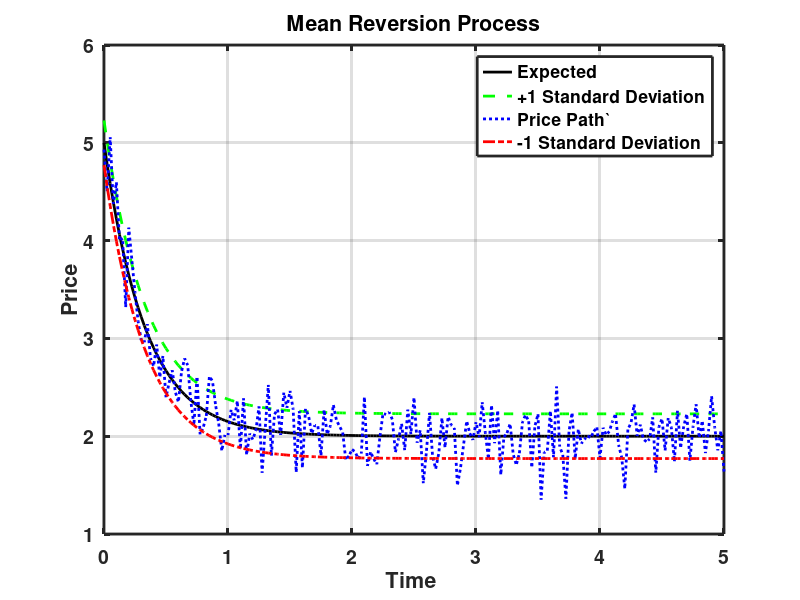

The MATLAB script that drew this image: (Note: this script raises an error after producing the figure.)
function MRpath ()
%MRpath simulates Path of Mean Reversion Process
%then uses external function calls for unweighted 
%and weighted least squares fit as well as unweighted
%and weighted maximum likelihood fits. 
%The rapidly reverting data has less data points 
%so one can emphasize certain data to
%in theory provide a more accurate fit to lambda

%
close all;
clear all;
clc;
set(0,'defaultaxeslinewidth',2); set(0,'defaultlinelinewidth',2);
set(0,'DefaultAxesColorOrder',[0 0 0;0 1 0;0 0 1; 1 0 0 ; 1 0 1; 0 1 1])
set(0,'defaultaxesFontWeight','bold');set(0,'defaulttextFontWeight','bold'); 
set(0,'defaultaxesfontsize',14); set(0,'defaulttextfontsize',14);

steps = 201;
TimeLength=5; %years
lambda=3 %mean reversion rate
mu=2 %long-term mean
Dsig =1.5 

Szero=5; %Initial Price

S=zeros(1,steps); Expected=zeros(1,steps); SD=zeros(1,steps);

time = linspace(0,TimeLength,steps);
TimeDelta = time(2)-time(1)

Expected = Szero.*exp(-lambda.*time)+mu.*(1-exp(-lambda*time));
%SD is constant but calculated as vector 
SD=Dsig.*sqrt( (1-exp(-2.*lambda.*TimeDelta*ones(1,steps)))./(2.*lambda));
weightSD =SD.*linspace(0.1,1.9,steps);
%Place more weight (importance) into earlier points that are rapidly
%changing to hopefully better fit the mean reversion rate lambda
S= Expected + SD.*randn(1,steps);

x=S(1:end-1); y=S(2:end);

figure
plot(time,Expected,'-',... 
    time,Expected+SD,'--',...
    time,S,':',...
    time,Expected-SD,'-.'), grid on
xlabel('Time '); ylabel('Price')%%
legend('Expected', '+1 Standard Deviation',...
    'Price Path`','-1 Standard Deviation');
title(['Mean Reversion Process']);

TrueSlope = exp(-lambda*TimeDelta);
TrueIntercept = mu*(1-TrueSlope);
trueSD= Dsig.*sqrt( (1-exp(-2.*lambda.*time(steps))) ./ (2.*lambda)); 
TrueLine = polyval([TrueSlope TrueIntercept],x);

fprintf(1, '\t\t\t\t mu \t lambda \t sigma \t\t Slope');
fprintf(1, '\t\t Intercept \t Standard Deviation \n');
fprintf(1,...
'True  \t\t %6.2f \t %6.2f \t %6.2f \t %6.2f \t %6.2f \t %6.2f \n',...
    mu, lambda, Dsig, TrueSlope, TrueIntercept, trueSD); 

%%%Calculate by Unweighted Least Squares
[LSMu, LSSigma, LSLambda, LSslope, LSintercept, LSstanDev]...
   = WeightedLeastSquaresOU (S,TimeDelta);
%LS fitting assumes equal weight
fprintf(1,...
'Standard LS\t %6.2f \t %6.2f \t %6.2f \t %6.2f \t %6.2f \t %6.2f \n',...
   LSMu, LSSigma, LSLambda, LSslope, LSintercept, LSstanDev)
UnweightedLSline = polyval([LSslope, LSintercept],x);

%%%Calculate by Weighted Least Squares
[wLSMu, wLSSigma, wLSLambda, wLSslope, wLSintercept, wLSstanDev]...
   = WeightedLeastSquaresOU (S,TimeDelta, weightSD(2:end));
fprintf(1,...
'Weight LS\t %6.2f \t %6.2f \t %6.2f \t %6.2f \t %6.2f \t %6.2f \n',...
   wLSMu, wLSSigma, wLSLambda, wLSslope, wLSintercept, wLSstanDev);  
WeightedlsLine = polyval([wLSslope, wLSintercept],x);

%%%Calculate by Unweighted Maximum likelihood
[MLmu, MLlambda, MLsigma] = weightedML(S,TimeDelta);
fprintf(1, 'Standard ML\t %6.2f \t %6.2f \t %6.2f \n',...
    MLmu, MLlambda, MLsigma)

%%%Calculate by Weighted Maximum likelihood
[wMLmu, wMLlambda, wMLsigma] = weightedML(S,TimeDelta, weightSD(2:end));
fprintf(1, 'Weight ML\t %6.2f  \t %6.2f \t %6.2f \n',...
    wMLmu, wMLlambda, wMLsigma)

figure
plot(x,y,'o',x,TrueLine,'-',x,UnweightedLSline,'--',x,WeightedlsLine,'.-')
xlabel('Previous Price, S_t_-_1 '); ylabel('Price, S_t ')%%
legend('Data','True Line','Unweigted LS Fit',...
    'Weighted LS Fit', 'location', 'NorthWest');

%Or use one of several Matlab fitting function 
%Matlabfit = polyfit(x,y,1);
%fprintf(1, 'Matlab calc. %6.2f Slope \t %6.2f Intercept \n', Matlabfit);
%MatlabfitLine = polyval(Matlabfit,x);
end
